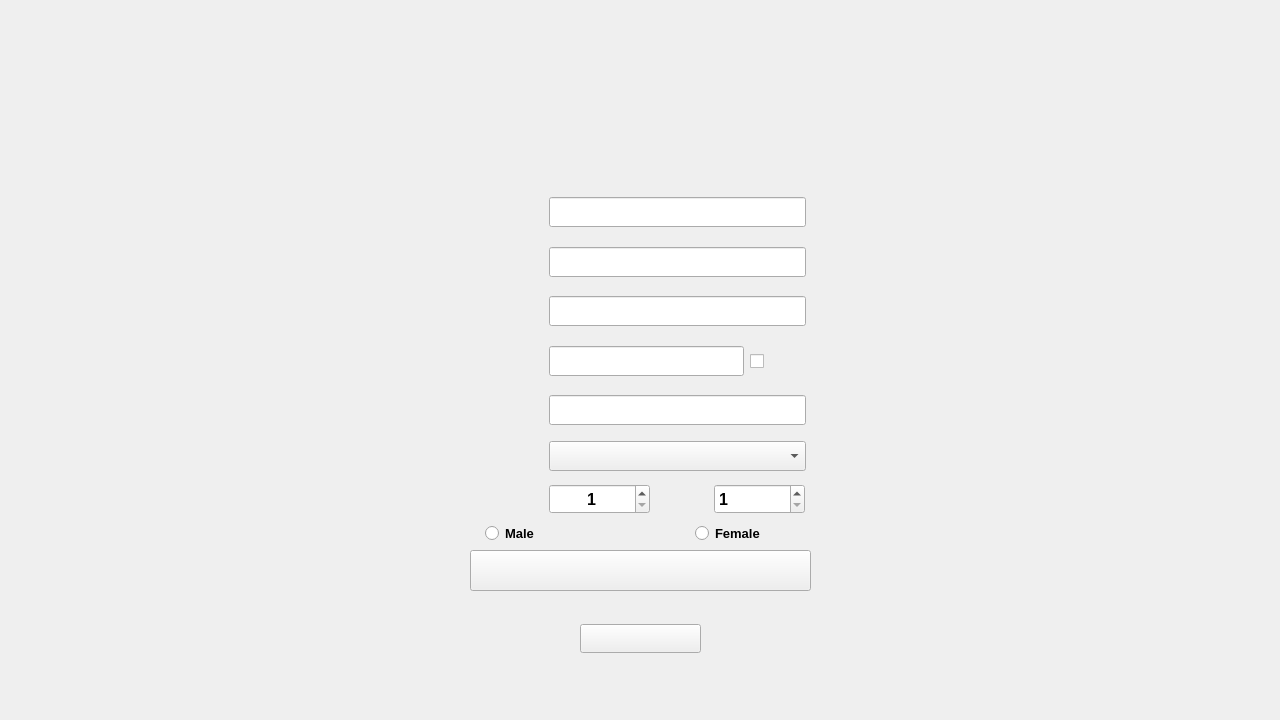
<?xml version="1.0" encoding="UTF-8"?>
<ui version="4.0">
 <class>NewUser</class>
 <widget class="QMainWindow" name="NewUser">
  <property name="geometry">
   <rect>
    <x>0</x>
    <y>0</y>
    <width>1280</width>
    <height>720</height>
   </rect>
  </property>
  <property name="font">
   <font>
    <pointsize>12</pointsize>
    <bold>true</bold>
   </font>
  </property>
  <property name="windowTitle">
   <string>MainWindow</string>
  </property>
  <widget class="QWidget" name="centralwidget">
   <widget class="QPushButton" name="loginBtn">
    <property name="geometry">
     <rect>
      <x>580</x>
      <y>624</y>
      <width>121</width>
      <height>29</height>
     </rect>
    </property>
    <property name="font">
     <font>
      <pointsize>12</pointsize>
      <bold>true</bold>
     </font>
    </property>
    <property name="text">
     <string/>
    </property>
   </widget>
   <widget class="QPushButton" name="registerBtn">
    <property name="geometry">
     <rect>
      <x>470</x>
      <y>550</y>
      <width>341</width>
      <height>41</height>
     </rect>
    </property>
    <property name="font">
     <font>
      <pointsize>12</pointsize>
      <bold>true</bold>
     </font>
    </property>
    <property name="text">
     <string/>
    </property>
   </widget>
   <widget class="QLabel" name="background">
    <property name="geometry">
     <rect>
      <x>0</x>
      <y>0</y>
      <width>1280</width>
      <height>721</height>
     </rect>
    </property>
    <property name="font">
     <font>
      <pointsize>10</pointsize>
      <bold>true</bold>
     </font>
    </property>
    <property name="text">
     <string/>
    </property>
    <property name="pixmap">
     <pixmap resource="Login-Register.qrc">:/Pages/All_Materials/Register_pg.jpg</pixmap>
    </property>
    <property name="scaledContents">
     <bool>true</bool>
    </property>
    <property name="alignment">
     <set>Qt::AlignCenter</set>
    </property>
   </widget>
   <widget class="QLineEdit" name="passwordLineEdit">
    <property name="geometry">
     <rect>
      <x>549</x>
      <y>346</y>
      <width>195</width>
      <height>30</height>
     </rect>
    </property>
    <property name="font">
     <font>
      <pointsize>12</pointsize>
      <bold>true</bold>
     </font>
    </property>
    <property name="echoMode">
     <enum>QLineEdit::Password</enum>
    </property>
   </widget>
   <widget class="QLineEdit" name="userNameLineEdit">
    <property name="geometry">
     <rect>
      <x>549</x>
      <y>296</y>
      <width>257</width>
      <height>30</height>
     </rect>
    </property>
    <property name="font">
     <font>
      <pointsize>12</pointsize>
      <bold>true</bold>
     </font>
    </property>
   </widget>
   <widget class="QLineEdit" name="nameLineEdit">
    <property name="geometry">
     <rect>
      <x>549</x>
      <y>197</y>
      <width>257</width>
      <height>30</height>
     </rect>
    </property>
    <property name="font">
     <font>
      <pointsize>12</pointsize>
      <bold>true</bold>
     </font>
    </property>
   </widget>
   <widget class="QLineEdit" name="idLineEdit">
    <property name="geometry">
     <rect>
      <x>549</x>
      <y>395</y>
      <width>257</width>
      <height>30</height>
     </rect>
    </property>
    <property name="font">
     <font>
      <pointsize>12</pointsize>
      <bold>true</bold>
     </font>
    </property>
   </widget>
   <widget class="QSpinBox" name="sectionSpinBox">
    <property name="geometry">
     <rect>
      <x>714</x>
      <y>484</y>
      <width>91</width>
      <height>30</height>
     </rect>
    </property>
    <property name="minimum">
     <number>1</number>
    </property>
    <property name="value">
     <number>1</number>
    </property>
   </widget>
   <widget class="QRadioButton" name="female">
    <property name="geometry">
     <rect>
      <x>695</x>
      <y>518</y>
      <width>101</width>
      <height>31</height>
     </rect>
    </property>
    <property name="font">
     <font>
      <pointsize>10</pointsize>
      <bold>true</bold>
     </font>
    </property>
    <property name="text">
     <string>Female</string>
    </property>
    <property name="icon">
     <iconset resource="Login-Register.qrc">
      <normaloff>:/Icons/All_Materials/Icons/Female Icon.png</normaloff>:/Icons/All_Materials/Icons/Female Icon.png</iconset>
    </property>
    <property name="iconSize">
     <size>
      <width>25</width>
      <height>30</height>
     </size>
    </property>
   </widget>
   <widget class="QRadioButton" name="male">
    <property name="geometry">
     <rect>
      <x>485</x>
      <y>518</y>
      <width>91</width>
      <height>31</height>
     </rect>
    </property>
    <property name="font">
     <font>
      <pointsize>10</pointsize>
      <bold>true</bold>
     </font>
    </property>
    <property name="text">
     <string>Male</string>
    </property>
    <property name="icon">
     <iconset resource="Login-Register.qrc">
      <normaloff>:/Icons/All_Materials/Icons/Male Icon.png</normaloff>:/Icons/All_Materials/Icons/Male Icon.png</iconset>
    </property>
    <property name="iconSize">
     <size>
      <width>35</width>
      <height>30</height>
     </size>
    </property>
   </widget>
   <widget class="QComboBox" name="programComboBox">
    <property name="geometry">
     <rect>
      <x>549</x>
      <y>441</y>
      <width>257</width>
      <height>30</height>
     </rect>
    </property>
   </widget>
   <widget class="QSpinBox" name="yearSpinBox">
    <property name="geometry">
     <rect>
      <x>549</x>
      <y>484</y>
      <width>101</width>
      <height>30</height>
     </rect>
    </property>
    <property name="alignment">
     <set>Qt::AlignCenter</set>
    </property>
    <property name="minimum">
     <number>1</number>
    </property>
    <property name="maximum">
     <number>4</number>
    </property>
    <property name="value">
     <number>1</number>
    </property>
   </widget>
   <widget class="QLineEdit" name="emailLineEdit">
    <property name="geometry">
     <rect>
      <x>549</x>
      <y>247</y>
      <width>257</width>
      <height>30</height>
     </rect>
    </property>
    <property name="font">
     <font>
      <pointsize>12</pointsize>
      <bold>true</bold>
     </font>
    </property>
   </widget>
   <widget class="QCheckBox" name="showPassCheckBox">
    <property name="geometry">
     <rect>
      <x>750</x>
      <y>350</y>
      <width>60</width>
      <height>22</height>
     </rect>
    </property>
    <property name="text">
     <string/>
    </property>
   </widget>
   <zorder>background</zorder>
   <zorder>loginBtn</zorder>
   <zorder>registerBtn</zorder>
   <zorder>passwordLineEdit</zorder>
   <zorder>userNameLineEdit</zorder>
   <zorder>nameLineEdit</zorder>
   <zorder>idLineEdit</zorder>
   <zorder>sectionSpinBox</zorder>
   <zorder>female</zorder>
   <zorder>male</zorder>
   <zorder>programComboBox</zorder>
   <zorder>yearSpinBox</zorder>
   <zorder>emailLineEdit</zorder>
   <zorder>showPassCheckBox</zorder>
  </widget>
  <action name="actionLogin">
   <property name="text">
    <string>Login</string>
   </property>
  </action>
 </widget>
 <tabstops>
  <tabstop>nameLineEdit</tabstop>
  <tabstop>emailLineEdit</tabstop>
  <tabstop>userNameLineEdit</tabstop>
  <tabstop>passwordLineEdit</tabstop>
  <tabstop>idLineEdit</tabstop>
  <tabstop>programComboBox</tabstop>
  <tabstop>yearSpinBox</tabstop>
  <tabstop>sectionSpinBox</tabstop>
  <tabstop>male</tabstop>
  <tabstop>female</tabstop>
  <tabstop>registerBtn</tabstop>
  <tabstop>loginBtn</tabstop>
  <tabstop>showPassCheckBox</tabstop>
 </tabstops>
 <resources>
  <include location="Login-Register.qrc"/>
 </resources>
 <connections/>
</ui>
